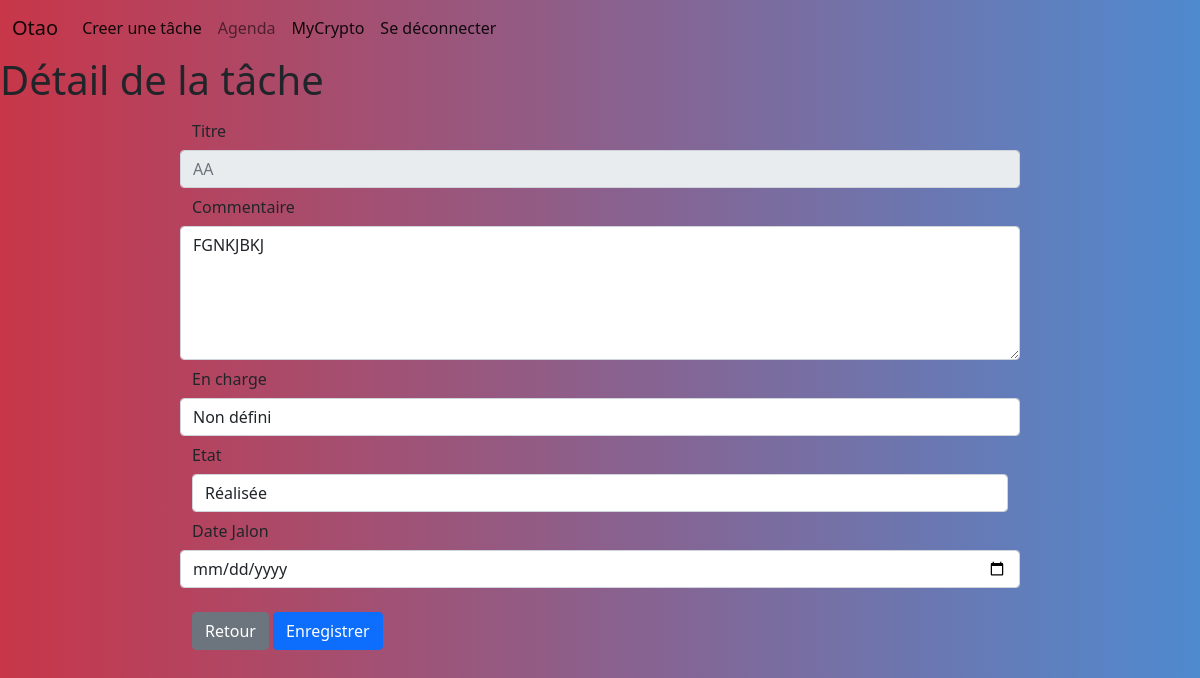
/HomeManager/tache/3/, run on the app's committed database.
### HomeManager/models.py (models this page shows, shortened)
class Tache(models.Model):
    tache_text = models.CharField(max_length=120)
    creation_date = models.DateTimeField('Date de création')
    jalon_date = models.DateTimeField('Date Jalon de réalisation',default=timezone.datetime.max)
    commentaire_text = models.CharField(max_length=6000)
    priseEnChargePar_id = models.IntegerField(default=-1)
    creerPar_id =models.IntegerField(default=0)
    urgence_bool = models.BooleanField(default=False)
    codeTache_text = models.CharField(max_length=3)
    etat_text = models.CharField(max_length=2, default="EC")

### HomeManager/views.py (the view)
# urls.py: path('tache/<int:tache_id>/', views.detail, name='detail'),
def detail(request, tache_id):
	tache = None
	if tache_id > 0:
		tache = get_object_or_404(Tache, pk=tache_id)
	personnes = Personne.objects.filter(estActif_bool = True)
	return render(request, 'HomeManager/detail.html', {'tache': tache,
		'personnes': personnes})

### HomeManager/models.py (called while the page is built)
    def __str__(self):
        return self.prenom_text + " " + self.nom_text

### HomeManager/templates/HomeManager/detail.html (shortened to what this page needs)
{% extends "HomeManager/base.html" %}
{% block content %}
{% load static %}
<h1>Détail de la tâche</h1>
<div class="container" style="max-width: 70%;">
	{% if tache%}
		<form action="{% url 'HomeManager:updatedTask' tache.id %}"
		method="post">
	{% else %}
		<form action="{% url 'HomeManager:createdTask'%}" method="post">
	{% endif %}
		<div class="form-group row">
			<label for="titreTache"
			class="col-sm-2 col-form-label">Titre</label>
			<input name="titreTache" type="text" class="form-control"
			aria-label="Inserer un titre" aria-describedby="basic-addon1"
			{% if tache %} placeholder="{{tache.tache_text}}" disabled {% endif %} >
		</div>
		<div class="form-group row">
			<label for="commentaireTache" class="col-sm-2 col-form-label">Commentaire</label>
			<textarea class="form-control"
			name="commentaireTache" rows="5">{{tache.commentaire_text}}</textarea>
		</div>
		<div class="form-group row">
			<label for="selPriseEnCharge"
			class="col-sm-2 col-form-label">En charge</label>
			<select name="selPriseEnCharge" class="form-control">
				<option value="-1">Non défini</option>
			</select>
		</div>
		{% if tache %}
		<div class=form-group row">
			<label for="selEtat" class="col-sm-2 col-form-label">Etat</label>
			<select name="selEtat" class="form-control">
								<option value="RE"
				{% if tache.etat_text == "RE" %} selected {%endif %}>
				Réalisée</option>
			</select>
		</div>
		{% endif %}
				<div class="form-group row">
			<label for="dateJalon"
			class="col-sm-2 col-form-label">Date Jalon</label>
			<input name="dateJalon" type="date" class="form-control">
		</div>
		<input type="button" value="Retour" class="btn btn-secondary"
		onclick="location.href='{% url 'HomeManager:index' %}'">
		<input type="submit" value="Enregistrer" class="btn btn-primary">
	</form>
</div>
{% endblock %}

### HomeManager/static/HomeManager/css/style.css (style rules this page uses)
* { margin:0; padding:0; }
body, html { height:100%; }

### data on the page
Tache: titreTache "AA", commentaireTache "FGNKJBKJ", selEtat "Réalisée"
